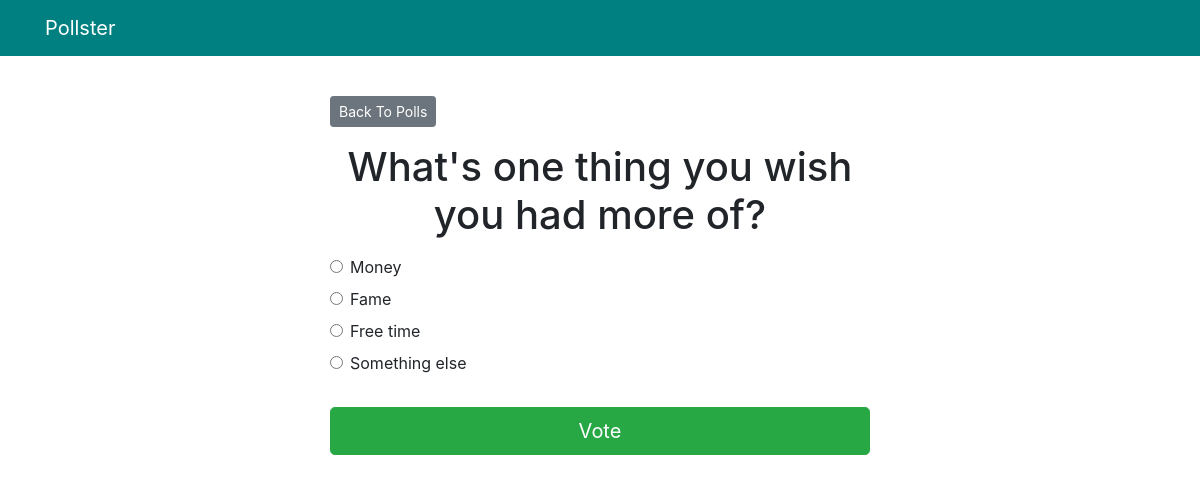
Screenshot of /polls/12/ with the database file from the repository.
### polls/models.py (models this page shows, shortened)
class Question(models.Model):
    question_text = models.CharField(max_length=200)
    pub_date = models.DateTimeField('date published')

class Choice(models.Model):
    question = models.ForeignKey(Question, on_delete =models.CASCADE)
    choice_text = models.CharField(max_length=200)
    votes = models.IntegerField(default=0)

### polls/views.py (the view)
# urls.py: path('<int:pk>/', views.DetailView.as_view(), name='detail'),
class DetailView(generic.DetailView):
    model = Question
    template_name='polls/detail.html'
    def get_queryset(self):
        return Question.objects.filter(pub_date__lte=timezone.now())

### templates/polls/detail.html (shortened to what this page needs)
{% extends 'base.html' %}
{% block content %}
<a class="btn btn-secondary btn-sm mt-3 mb-3" href="{% url 'polls:index' %}">Back To Polls</a>
<h1 class="text-center mb-3">{{ question.question_text }}</h1>
<form action="{% url 'polls:vote' question.id %}" method="post">
	{% for choice in question.choice_set.all %}
		<div class="form-check">
			<input
				type="radio"
				name="choice"
				class="form-check-input"
				id="choice{{ forloop.counter }}"
				value="{{ choice.id }}"
			/>
			<label for="choice{{ forloop.counter }}">{{ choice.choice_text }}</label
			>
		</div>
	{% endfor %}
	<input type="submit" value="Vote" class="btn btn-success btn-lg btn-block mt-4" />
</form>
{% endblock %}

### rows the page displays
Question: question_text "What's one thing you wish you had more of?"
Choice: choice_text "Money"
Choice: choice_text "Fame"
Choice: choice_text "Free time"
Choice: choice_text "Something else"
